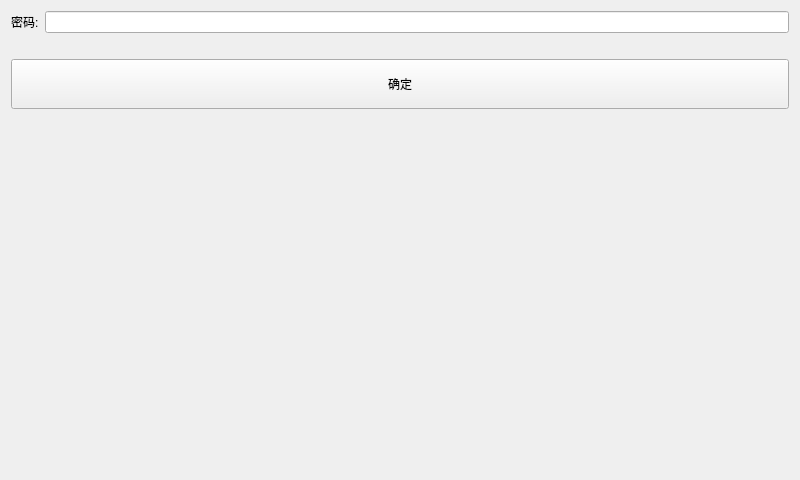
<?xml version="1.0" encoding="UTF-8"?>
<ui version="4.0">
 <class>FormPassword</class>
 <widget class="QWidget" name="FormPassword">
  <property name="geometry">
   <rect>
    <x>0</x>
    <y>0</y>
    <width>800</width>
    <height>480</height>
   </rect>
  </property>
  <property name="windowTitle">
   <string>Form</string>
  </property>
  <layout class="QVBoxLayout" name="verticalLayout">
   <item>
    <layout class="QHBoxLayout" name="horizontalLayout">
     <item>
      <widget class="QLabel" name="label_2">
       <property name="text">
        <string>密码:</string>
       </property>
      </widget>
     </item>
     <item>
      <widget class="QLineEdit" name="lineEdit"/>
     </item>
    </layout>
   </item>
   <item>
    <widget class="QLabel" name="label">
     <property name="text">
      <string/>
     </property>
     <property name="alignment">
      <set>Qt::AlignCenter</set>
     </property>
    </widget>
   </item>
   <item>
    <widget class="QPushButton" name="pushButton">
     <property name="minimumSize">
      <size>
       <width>50</width>
       <height>50</height>
      </size>
     </property>
     <property name="text">
      <string>确定</string>
     </property>
    </widget>
   </item>
   <item>
    <spacer name="verticalSpacer">
     <property name="orientation">
      <enum>Qt::Vertical</enum>
     </property>
     <property name="sizeHint" stdset="0">
      <size>
       <width>20</width>
       <height>40</height>
      </size>
     </property>
    </spacer>
   </item>
  </layout>
 </widget>
 <resources/>
 <connections/>
</ui>
